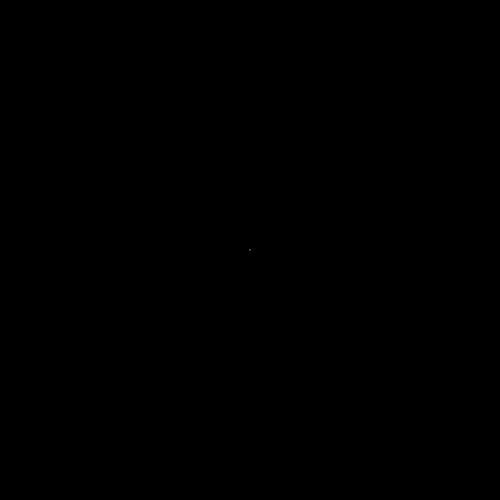
Frame 1 (no input)
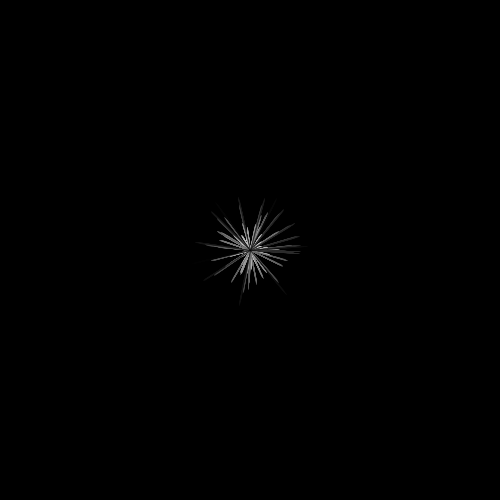
Frame 60 (the mouse pressed at the canvas centre just before this capture)
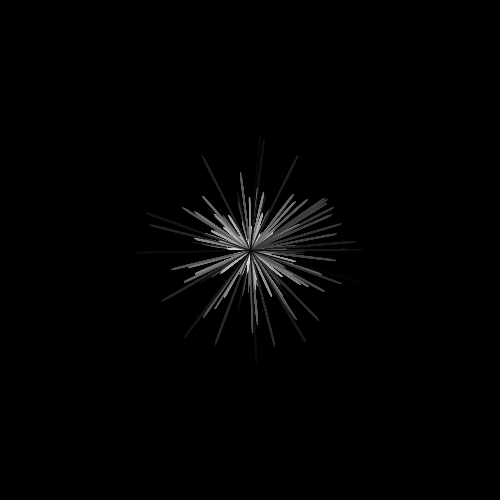
Frame 120 (the mouse held since frame 60 and released just before this capture)

The Processing sketch that drew these frames (run headless with seeded random() and noise(); from frame 60 on, the mouse is pressed at the canvas centre):

// Processing sketch: processing_157481
// ── processing_157481.pde

void setup() {
 size(500,500);
 colorMode(HSB,100);
 background(0);
 noFill(); 
}

void draw() {
  translate(width/2,height/2);
  float zoom = frameCount*.01%3;
  scale(zoom);
  for(int i = 0 ; i < 100 ; i++) {
    stroke(0,0,100-i);
    line(0,0,0,i);
    rotate(second()*i/TWO_PI);
  }
}
